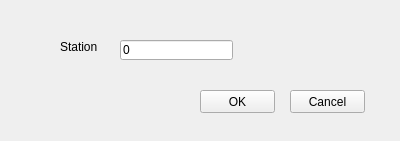
<?xml version="1.0" encoding="UTF-8"?>
<ui version="4.0">
 <class>FormCreateAccidentReport</class>
 <widget class="QWidget" name="FormCreateAccidentReport">
  <property name="geometry">
   <rect>
    <x>0</x>
    <y>0</y>
    <width>400</width>
    <height>141</height>
   </rect>
  </property>
  <property name="windowTitle">
   <string>AccidentReport</string>
  </property>
  <widget class="QLabel" name="label">
   <property name="geometry">
    <rect>
     <x>60</x>
     <y>40</y>
     <width>47</width>
     <height>13</height>
    </rect>
   </property>
   <property name="text">
    <string>Station</string>
   </property>
  </widget>
  <widget class="QLineEdit" name="lineEditStation">
   <property name="geometry">
    <rect>
     <x>120</x>
     <y>40</y>
     <width>113</width>
     <height>20</height>
    </rect>
   </property>
   <property name="text">
    <string>0</string>
   </property>
  </widget>
  <widget class="QPushButton" name="pushButtonCancel">
   <property name="geometry">
    <rect>
     <x>290</x>
     <y>90</y>
     <width>75</width>
     <height>23</height>
    </rect>
   </property>
   <property name="text">
    <string>Cancel</string>
   </property>
  </widget>
  <widget class="QPushButton" name="pushButtonOK">
   <property name="geometry">
    <rect>
     <x>200</x>
     <y>90</y>
     <width>75</width>
     <height>23</height>
    </rect>
   </property>
   <property name="text">
    <string>OK</string>
   </property>
  </widget>
 </widget>
 <resources/>
 <connections/>
</ui>
